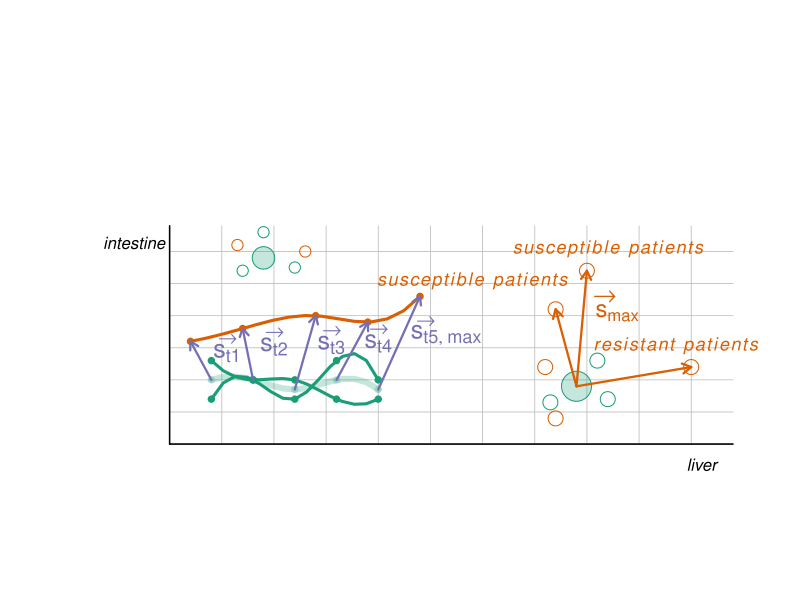

Write the R code that produced this figure.
require(circlize)
require(RColorBrewer)
require(latex2exp)

addAlpha <- function(col, alpha = .25) {
  apply(sapply(col, col2rgb) / 255, 2, function(x)
    rgb(x[1], x[2], x[3], alpha = alpha))
}

colors <- brewer.pal(7, "Dark2")
alpha.cols <- sapply(colors, addAlpha)

pdf('figure_1a_medical.pdf', width = 8, height = 6)

plot(
  NA,
  pch = c(20, 18, 18),
  lwd = 2.5,
  cex = 3,
  xlim = c(0, 6),
  ylim = c(0, 6),  # antes era 4
  axes = FALSE,
  xlab = '',
  ylab = ''
)

for (i in 0:10){
    segments(x0 = i/2 + .6, y0 = .6, x1 = i/2 + .6, y1 = 4, col = "grey", lwd = .8)
}

for (i in 0:6){
    segments(x0 = .6, y0 = i/2 + .6, x1 = 6, y1 = i/2 + .6, col = "grey", lwd = .8)
}

lines(c(.6, .6), c(.6, 4), col = "black", lwd = 1.5)              
lines(c(.6, 6), c(.6, .6), col = "black", lwd = 1.5)              

# Tissue labels
text(0, 3.7, label = TeX('\\textit{intestine}'), pos = 4, offset = -.2, cex = 1.0)
text(5.7, .15, label = TeX('\\textit{liver}'), pos = 3, offset = .1, cex = 1.0)


centroid_1 <- c(1.5, 3.5)
centroid_2 <- c(4.5, 1.5)
# expression_vectors <- 

points(centroid_1[1], centroid_1[2], pch = 21, bg = alpha.cols[[1]], col = colors[[1]], cex = 3)
points(centroid_2[1], centroid_2[2], pch = 21, bg = alpha.cols[[1]], col = colors[[1]], cex = 4)


centroid_1_pts <- list(
  p1 = centroid_1 + c(0.0, 0.4),
  p2 = centroid_1 + c(0.4, 0.1),
  p3 = centroid_1 + c(0.3, -0.15),
  p4 = centroid_1 + c(-0.2, -0.2),
  p5 = centroid_1 + c(-0.25, 0.2)
)

set.seed(1)

for (tp in names(centroid_1_pts)) {
  pt <- centroid_1_pts[[tp]]
  points(pt[1], pt[2], pch = 21, col = colors[sample(1:2, 1)], cex = 1.5)
}

centroid_2_pts <- list(
  p1 = centroid_2 + c(-0.25, -0.25),
  p2 = centroid_2 + c(0.2, 0.4),
  p3 = centroid_2 + c(0.3, -0.2),
  p4 = centroid_2 + c(-0.2, -0.5),
  p5 = centroid_2 + c(-0.3, 0.3)
)

for (tp in names(centroid_2_pts)) {
  pt <- centroid_2_pts[[tp]]
  points(pt[1], pt[2], pch = 21, col = colors[sample(1:2, 1)], cex = 2)
}

centroid_2_paras <- list(
    p1 = centroid_2 + c(-0.2, 1.2),
    p2 = centroid_2 + c(0.1, 1.8),
    p3 = centroid_2 + c(1.1, 0.3)
)

for (tp in names(centroid_2_paras)) {
  pt <- centroid_2_paras[[tp]]
  arrows(centroid_2[1], centroid_2[2], pt[1], pt[2],
         col = colors[2],
         lwd = 2.2,
         length = 0.1)
  points(pt[1], pt[2], pch = 21, col = colors[2], cex = 2)
}

text(
  centroid_2_paras[[1]][1] - 0.8,
  centroid_2_paras[[1]][2] ,
  label = TeX('$\\textit{susceptible\\ patients}$'),
  pos = 3,
  offset = 1,
  col = colors[[2]],
  cex = 1.1
)


text(
  centroid_2_paras[[1]][1] + .59,
  centroid_2_paras[[1]][2] - .5,
  labels = TeX(paste0("${s}_{max}$")),
  pos = 3,
  offset = 1,
  col = colors[[2]],
  cex = 1.4
)

text(
    centroid_2_paras[[1]][1] + .47,
    centroid_2_paras[[1]][2] + .2,
    labels = TeX("$\\rightarrow$"),
    cex = 1.4,
    col = colors[[2]]
  )

text(
  centroid_2_paras[[2]][1] + .2,
  centroid_2_paras[[2]][2] - .1,
  label = TeX('$\\textit{susceptible\\ patients}$'),
  pos = 3,
  offset = 1,
  col = colors[[2]],
  cex = 1.1
)

text(
  centroid_2_paras[[3]][1] - .15,
  centroid_2_paras[[3]][2] - .11,
  label = TeX('$\\textit{resistant\\ patients}$'),
  pos = 3,
  offset = 1,
  col = colors[[2]],
  cex = 1.1
)

# Ortholog trajectories (2 examples) and average
orth_1 <- c(1, 2, 1, 3, 2)
orth_2 <- c(3, 2, 2, 1, 1)
mean <- (orth_1 + orth_2) / 2
diff_vecs <- c(5, 4.5, 4, 4.3, 5)

# Map time to space
map_time_to_coord <- function(x, y_base, step=0.4) {
  coords <- lapply(1:length(x), function(i) c(0.6 + i*step, y_base + x[i] * 0.3))
  return(do.call(rbind, coords))
}

y_base_series <- 1

orth_1_pts <- map_time_to_coord(orth_1, y_base_series)
orth_2_pts <- map_time_to_coord(orth_2, y_base_series)
mean_pts  <- map_time_to_coord(mean, y_base_series)

diff_pts <- matrix(c(
  0.8, y_base_series + 1.2,
  1.3, y_base_series + 1.4,
  2.0, y_base_series + 1.6,
  2.5, y_base_series + 1.5,
  3, y_base_series + 1.9
), ncol = 2, byrow = TRUE)

# Smooth lines
lines(spline(orth_1_pts), col = colors[[1]], lwd = 3)
lines(spline(orth_2_pts), col = colors[[1]], lwd = 3)
lines(spline(mean_pts), col = alpha.cols[[1]], lwd = 6)
lines(spline(diff_pts), col = colors[[2]], lwd = 3)

# Points
points(orth_1_pts, pch = 16, col = colors[[1]])
points(orth_2_pts, pch = 16, col = colors[[1]])
points(mean_pts, pch = 16, col = alpha.cols[[1]])
points(diff_pts, pch = 16, col = colors[[2]])

# Shift vectors from mean to diff points
for (i in 1:nrow(mean_pts)) {
  arrows(mean_pts[i, 1], mean_pts[i, 2],
         diff_pts[i, 1], diff_pts[i, 2],
         length = 0.09, col = colors[[3]], lwd = 2.2)
}



for (i in 1:nrow(mean_pts)) {
  
  x_coord <- (mean_pts[i, 1] + diff_pts[i, 1]) / 2 + 0.2
  y_coord <- (mean_pts[i, 2] + diff_pts[i, 2]) / 2 + 0.12

  if (i == 5) {
    subscript <- paste0("t", i, ",max") 
    x_coord <- x_coord + 0.2
    arrow_coord <- x_coord - 0.2
  } else {
    subscript <- paste0("t", i)
    arrow_coord <- x_coord

  }

  text(
    x = x_coord+ 0.05,
    y = y_coord,
    labels = TeX(paste0("${s}_{", subscript, "}$")),
    cex = 1.5,
    col = colors[[3]]
  )

  text(
    x = arrow_coord+0.055,
    y = y_coord + 0.22,
    labels = TeX("$\\rightarrow$"),
    cex = 1.2,
    col = colors[[3]]
  )
}





dev.off()
